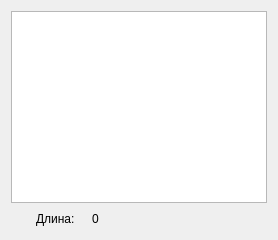
                   <widget class="QWidget" name="hexidecimal">
                    <attribute name="title">
                     <string>16</string>
                    </attribute>
                    <layout class="QVBoxLayout" name="verticalLayout_11">
                     <item>
                      <layout class="QVBoxLayout" name="verticalLayout_6">
                       <item>
                        <widget class="QPlainTextEdit" name="pte_hexidecimal">
                         <property name="readOnly">
                          <bool>true</bool>
                         </property>
                        </widget>
                       </item>
                       <item>
                        <layout class="QHBoxLayout" name="horizontalLayout_9" stretch="1,2,2,5">
                         <item>
                          <spacer name="horizontalSpacer_39">
                           <property name="orientation">
                            <enum>Qt::Orientation::Horizontal</enum>
                           </property>
                           <property name="sizeHint" stdset="0">
                            <size>
                             <width>40</width>
                             <height>20</height>
                            </size>
                           </property>
                          </spacer>
                         </item>
                         <item>
                          <widget class="QLabel" name="label_6">
                           <property name="text">
                            <string>Длина:</string>
                           </property>
                          </widget>
                         </item>
                         <item>
                          <widget class="QLabel" name="l_hexidecimal_length">
                           <property name="text">
                            <string>0</string>
                           </property>
                          </widget>
                         </item>
                         <item>
                          <spacer name="horizontalSpacer_40">
                           <property name="orientation">
                            <enum>Qt::Orientation::Horizontal</enum>
                           </property>
                           <property name="sizeHint" stdset="0">
                            <size>
                             <width>40</width>
                             <height>20</height>
                            </size>
                           </property>
                          </spacer>
                         </item>
                        </layout>
                       </item>
                      </layout>
                     </item>
                    </layout>
                   </widget>
